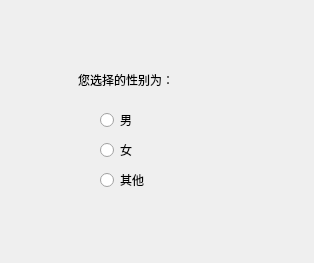
<?xml version="1.0" encoding="UTF-8"?>
<ui version="4.0">
 <class>Widget</class>
 <widget class="QWidget" name="Widget">
  <property name="geometry">
   <rect>
    <x>0</x>
    <y>0</y>
    <width>314</width>
    <height>263</height>
   </rect>
  </property>
  <property name="windowTitle">
   <string>Widget</string>
  </property>
  <widget class="QRadioButton" name="radioButton_male">
   <property name="geometry">
    <rect>
     <x>100</x>
     <y>110</y>
     <width>88</width>
     <height>20</height>
    </rect>
   </property>
   <property name="text">
    <string>男</string>
   </property>
  </widget>
  <widget class="QRadioButton" name="radioButton_female">
   <property name="geometry">
    <rect>
     <x>100</x>
     <y>140</y>
     <width>88</width>
     <height>20</height>
    </rect>
   </property>
   <property name="text">
    <string>女</string>
   </property>
  </widget>
  <widget class="QRadioButton" name="radioButton_other">
   <property name="geometry">
    <rect>
     <x>100</x>
     <y>170</y>
     <width>88</width>
     <height>20</height>
    </rect>
   </property>
   <property name="text">
    <string>其他</string>
   </property>
  </widget>
  <widget class="QLabel" name="label">
   <property name="geometry">
    <rect>
     <x>78</x>
     <y>70</y>
     <width>171</width>
     <height>20</height>
    </rect>
   </property>
   <property name="text">
    <string>您选择的性别为：     </string>
   </property>
  </widget>
 </widget>
 <resources/>
 <connections/>
</ui>
